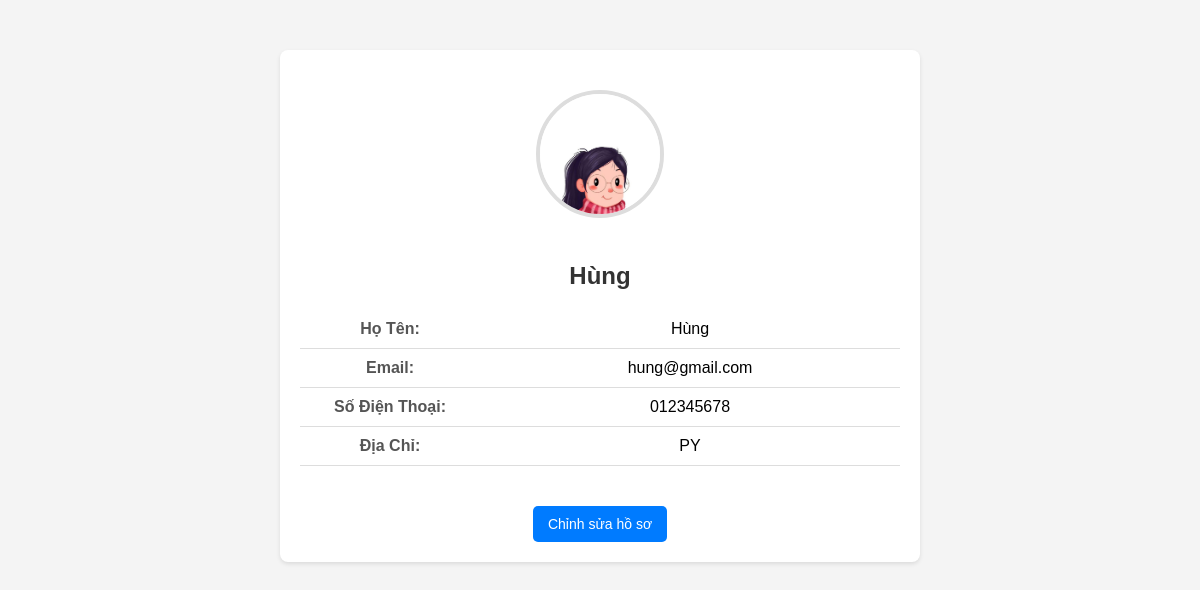
The app's page /profile.php (signed in) with its own data.
### tables this page shows
CREATE TABLE IF NOT EXISTS `KH` (
  `MA_KH` int NOT NULL AUTO_INCREMENT,
  `TEN_KH` varchar(50) NOT NULL,
  `EMAIL` varchar(50) NOT NULL,
  `MATKHAU` varchar(255) NOT NULL,
  `DIACHI` varchar(100) DEFAULT NULL,
  `DIENTHOAI` varchar(10) DEFAULT NULL,
  `AVATAR` varchar(500) DEFAULT NULL,
  `TRANGTHAI` varchar(10) DEFAULT NULL,
  PRIMARY KEY (`MA_KH`)
);

### admin/includes/database.php (called while the page is built, shortened)
<?php
    class MyConnect {
        private $conn;
        public function __construct() {
            $this->host = "localhost";
            $this->user = "root";
            $this->passwd = "";
            $this->database = "clothingshop";
            $this->conn = new mysqli($this->host,$this->user,$this->passwd,$this->database);
        }
        public function isConnected() {
            return true;
        }
        public function query($query) {
            if($this->isConnected()) {
                $tableData = mysqli_query($this->conn,$query);
                return $tableData;
            }
        }
    }
?>

### profile.php (the view, shortened to what this page needs)
<?php
include("admin/includes/database.php");
if (isset($_SESSION['user_id'])) {
    $userId = $_SESSION['user_id'];
    $MyConn = new MyConnect();
    $query = "SELECT * FROM KH WHERE MA_KH = $userId";
    $result = $MyConn->query($query);
    if ($result->num_rows > 0) {
        $user = $result->fetch_assoc();
    } else {
        echo "Không tìm thấy thông tin người dùng!";
        exit;
    }
} else {
    echo "Vui lòng đăng nhập để xem hồ sơ.";
    exit;
}
?>
<!DOCTYPE html>
<html lang="vi">
<head>
    <link href="admin/vendor/fontawesome-free/css/all.min.css" rel="stylesheet" type="text/css">
</head>
<body>
    <div class="container">
        <?php if (!empty($user['AVATAR'])): ?>
            <img src="<?php echo htmlspecialchars($user['AVATAR']); ?>" alt="Ảnh đại diện" class="profile-img">
        <?php else: ?>
            <img src="default-avatar.png" alt="Ảnh đại diện" class="profile-img">
        <?php endif; ?>
        <h2><?php echo htmlspecialchars($user['TEN_KH']); ?></h2>
        <table>
            <tr>
                <td>Họ Tên:</td>
                <td><?php echo htmlspecialchars($user['TEN_KH']); ?></td>
            </tr>
            <tr>
                <td>Email:</td>
                <td><?php echo htmlspecialchars($user['EMAIL']); ?></td>
            </tr>
            <tr>
                <td>Số Điện Thoại:</td>
                <td><?php echo htmlspecialchars($user['DIENTHOAI']); ?></td>
            </tr>
            <tr>
                <td>Địa Chỉ:</td>
                <td><?php echo htmlspecialchars($user['DIACHI']); ?></td>
            </tr>
        </table>
        <a href="edit_profile.php">Chỉnh sửa hồ sơ</a>
    </div>
</body>
</html>

### profile.php (style rules this page uses)
body { font-family: Arial, sans-serif; background-color: #f4f4f4; margin: 0; padding: 0; }
.container { max-width: 600px; margin: 50px auto; background: #fff; border-radius: 8px; box-shadow: 0 2px 4px rgba(0, 0, 0, 0.1); padding: 20px; text-align: center; }
h2 { color: #333; margin-top: 20px; }
table { width: 100%; margin: 20px 0; border-collapse: collapse; }
td { padding: 10px; border-bottom: 1px solid #ddd; }
td:first-child { font-weight: bold; color: #555; width: 30%; }
a { display: inline-block; padding: 10px 15px; margin-top: 20px; background-color: #007bff; color: white; text-decoration: none; text-align: center; border-radius: 5px; font-size: 14px; }
.profile-img { width: 120px; height: 120px; object-fit: cover; border-radius: 50%; border: 4px solid #ddd; margin: 20px auto; }

### records on screen
kh: AVATAR (picture), TEN_KH "Hùng", EMAIL "hung@gmail.com", DIENTHOAI "012345678", DIACHI "PY"
